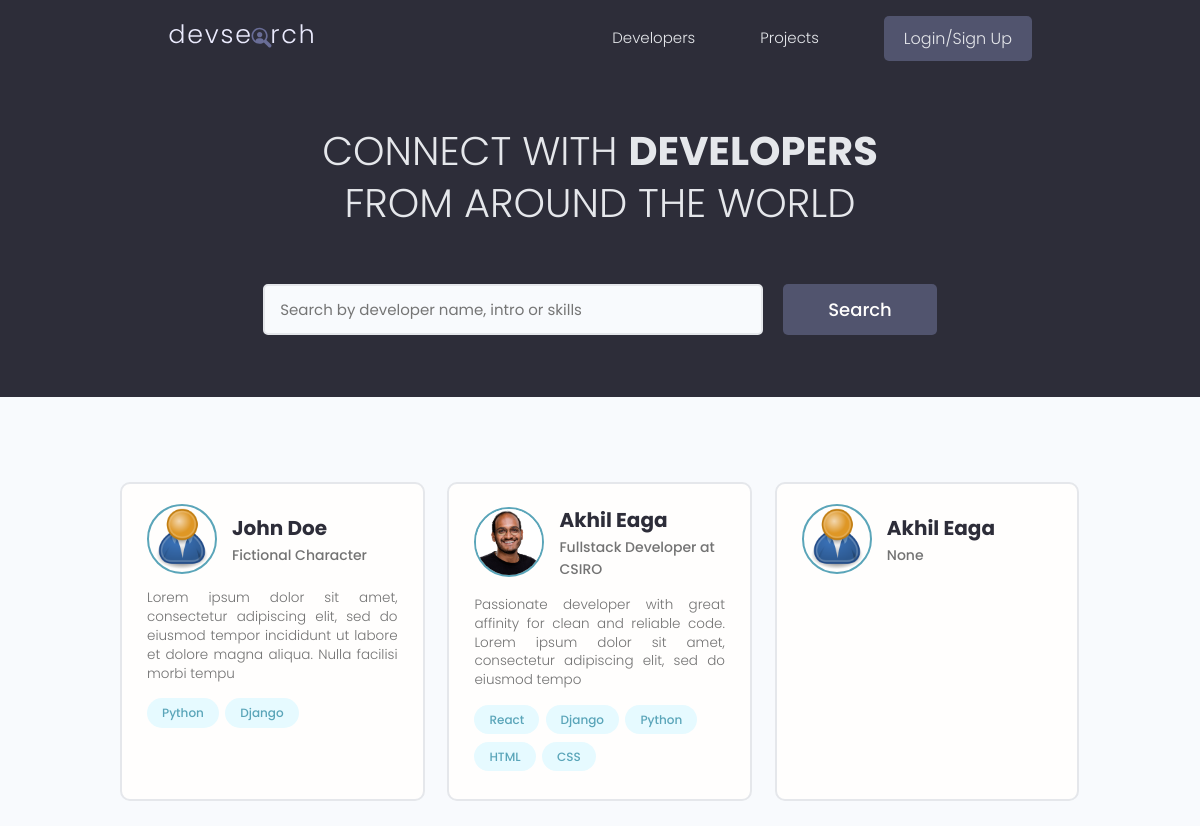
The page / on the database its author committed.
### users/models.py (models this page shows, shortened)
class Profile(models.Model):
    user = models.OneToOneField(User, on_delete=models.CASCADE, null=True, blank=True)
    name = models.CharField(max_length=200, null=True, blank=True)
    email = models.EmailField(max_length=500, null=True, blank=True)
    username = models.CharField(max_length=200, null=True, blank=True)
    location = models.CharField(max_length=200, null=True, blank=True)
    short_intro = models.CharField(max_length=200, null=True, blank=True)
    bio = models.TextField(null=True, blank=True)
    profile_image = models.ImageField(null=True, blank=True, upload_to="profiles/", default="profiles/user-default.png")
    social_github = models.CharField(max_length=500, null=True, blank=True)
    social_stackoverflow = models.CharField(max_length=500, null=True, blank=True)
    social_twitter = models.CharField(max_length=500, null=True, blank=True)
    social_linkedin = models.CharField(max_length=500, null=True, blank=True)
    social_youtube = models.CharField(max_length=500, null=True, blank=True)
    social_website = models.CharField(max_length=500, null=True, blank=True)
    created = models.DateTimeField(auto_now_add=True)
    id = models.UUIDField(default=uuid.uuid4, unique=True, primary_key=True, editable=False)

class Skill(models.Model):
    owner = models.ForeignKey(Profile, on_delete=models.CASCADE, null=True, blank=True)
    name = models.CharField(max_length=200, null=True, blank=True)
    description = models.TextField(null=True, blank=True)
    created = models.DateTimeField(auto_now_add=True)
    id = models.UUIDField(default=uuid.uuid4, unique=True, primary_key=True, editable=False)
    def __str__(self):
        return self.name

### users/views.py (the view)
# urls.py: path('', views.profiles, name="profiles"),
def profiles(request):
    profiles, search_query = searchProfiles(request)
    results_per_page = 3
    custom_range, profiles, paginator = paginateProfiles(request, profiles, results_per_page)
    context = {
        'profiles': profiles,
        'search_query': search_query,
        'custom_range': custom_range,
        'paginator': paginator
    }
    return render(request, 'users/profiles.html', context)

### users/utils.py (called while the page is built)
def paginateProfiles(request, profiles, results_per_page):
    page = request.GET.get('page')
    paginator = Paginator(profiles, results_per_page)
    try:
        profiles = paginator.page(page)
    except PageNotAnInteger:
        page = 1
        profiles = paginator.page(page)
    except EmptyPage:
        page = paginator.num_pages
        profiles = paginator.page(page)
    left_index = int(page) - 4
    left_index = left_index if left_index >= 1 else 1
    right_index = int(page) + 5
    right_index = right_index if right_index <= paginator.num_pages else paginator.num_pages
    custom_range = range(left_index, right_index + 1) # + 1 because upper extreme of the range is not inclusive
    return custom_range, profiles, paginator

def searchProfiles(request):
    search_query = ''
    if request.GET.get('search_query'):
        search_query = request.GET.get('search_query')
    skills = Skill.objects.filter(name__icontains=search_query)
    profiles = Profile.objects.distinct().filter(
        Q(name__icontains=search_query) |
        Q(short_intro__icontains=search_query) |
        Q(skill__in=skills) )
    return profiles, search_query

### users/templates/users/profiles.html (shortened to what this page needs)
{% extends 'main.html' %}
{% block content %}
<main class="home">
    <section class="hero-section text-center">
        <div class="container container--narrow">
            <div class="hero-section__box">
                <h2>CONNECT WITH <span>DEVELOPERS</span></h2>
                <h2>FROM AROUND THE WORLD</h2>
            </div>
            <div class="hero-section__search">
                <form class="form" id="searchForm" action="{% url 'profiles' %}" method="get">
                    <div class="form__field">
                        <input class="input input--text" id="formInput#search" type="text" name="search_query"
                            placeholder="Search by developer name, intro or skills" value="{{search_query}}" />
                    </div>
                    <input class="btn btn--sub btn--lg" type="submit" value="Search" />
                </form>
            </div>
        </div>
    </section>
    <section class="devlist">
        <div class="container">
            <div class="grid grid--three">
                {% for profile in profiles %}
                <div class="column card">
                    <div class="dev">
                        <a href="{% url 'user-profile' profile.id %}" class="card__body">
                            <div class="dev__profile">
                                <img class="avatar avatar--md" src="{{ profile.profile_image.url }}" alt="image" />
                                <div class="dev__meta">
                                    <h3>{{ profile.name }}</h3>
                                    <h5>{{ profile.short_intro | slice:"50" }}</h5>
                                </div>
                            </div>
                            <p class="dev__info">{{ profile.bio | slice:"150" }}</p>
                            <div class="dev__skills">
                                {% for skill in profile.skill_set.all|slice:"5" %}
                                <span class="tag tag--pill tag--main">
                                    <small>{{ skill }}</small>
                                </span>
                                {% endfor %}
                            </div>
                        </a>
                    </div>
                </div>
                {% endfor %}
            </div>
        </div>
    </section>
</main>
{% endblock content %}

### static/styles/app.css (style rules this page uses)
:root { --color-sub: #2d2d39; }
.btn--sub { background-color: var(--color-sub-light); }
.card { border: 2px solid var(--color-light); }
img { width: 100%; }
.hero-section { height: 40vh; display: flex; align-items: center; background-color: var(--color-sub); }
.hero-section__box { margin-bottom: 4rem; }
.hero-section__box > h2, .hero-section__box > h2 > span { font-size: 4rem; color: var(--color-light); line-height: 1.3; text-transform: uppercase; }
.hero-section__box > h2 { font-weight: 300; }
.hero-section__box > h2 > span { font-weight: 700; }
.hero-section__search > .form { display: flex; align-items: center; justify-content: center; gap: 2rem; }
.hero-section__search > .form input.input--text { width: 50rem; }
.devlist { margin-top: 8rem; }
.devlist .grid { align-items: stretch; }
.devlist .dev .dev__profile { display: flex; align-items: center; gap: 1.5rem; }
.devlist .dev .dev__meta h3 { color: var(--color-sub); font-size: 2rem; font-weight: 700; }
.devlist .dev .dev__meta h5 { color: var(--color-text); font-size: 1.4rem; font-weight: 500; }
.devlist .dev .dev__info { margin: 1.5rem 0; font-size: 1.35rem; line-height: 1.4; text-align: justify; }

### static/uikit/styles/modules/_variables.css (style rules this page uses)
:root { --color-main: #5aa5b9; --color-main-light: #e6faff; --color-sub: #3f4156; --color-sub-light: #51546e; --color-sub-lighter: #ededfd; --color-text: #737373; --color-gray: #8b8b8b; --color-light: #e5e7eb; --color-light-gray: #767676; --color-bg: #f8fafd; --color-white: #fffefd; --color-white-light: #f3f3f3; --color-success: #359e64; --color-success-bg: #def8e8; --color-error: #fc4b0b; --color-error-bg: #fff2ee; --font-base: 'Poppins', arial, helvetica, 'Segoe UI', roboto, ubuntu, sans-serif; --font-monospace: 'Fira Code', 'Courier New', courier, monospace; --font-regular: 300; --font-medium: 500; --font-bold: 700; --generic-shadow: 1px 1px 5px #00000010; --generic-transition: all 0.3s ease-in-out; }

### static/uikit/styles/modules/_base.css (style rules this page uses)
* { margin: 0; padding: 0; box-sizing: border-box; text-rendering: optimizeLegibility; color: inherit; font-size: inherit; }
html { font-size: 50%; }
@media only screen and (min-width: 480px) { html { font-size: 56.25%; } }
@media only screen and (min-width: 1200px) { html { font-size: 62.5%; } }
body { line-height: 1.6; font-weight: 400; font-size: 1.5rem; color: var(--color-text); background-color: var(--color-bg); min-height: 100vh; }

### static/uikit/styles/modules/_typography.css (style rules this page uses)
* { font-family: var(--font-base); }
h2 { font-size: 3.6rem; font-weight: var(--font-bold); }
h3 { font-size: 3.2rem; font-weight: var(--font-medium); }
h5 { font-size: 2.4rem; font-weight: var(--font-medium); }
h5, h6 { font-weight: var(--font-regular); }
p, span, strong { font-size: 1.6rem; color: var(--color-text); font-weight: var(--font-regular); }
a { padding-bottom: 2px; text-decoration: none; display: inline-block; color: var(--color-main); font-weight: var(--font-medium); }

### static/uikit/styles/modules/_utilities.css (style rules this page uses)
.container { width: 92%; max-width: 165rem; margin: 0 auto; box-sizing: border-box; }
.container--narrow { width: 92%; max-width: 120rem; }
@media screen and (min-width: 1000px) { .container { width: 90%; } }
@media screen and (min-width: 1000px) { .container--narrow { width: 85%; } }
@media screen and (min-width: 1200px) { .container { width: 80%; } }
@media screen and (min-width: 1200px) { .container--narrow { width: 72%; } }
.text-center { text-align: center; }

### static/uikit/styles/modules/_avatar.css (style rules this page uses)
.avatar { border-radius: 50%; border: 2px solid var(--color-main); object-fit: cover; }
.avatar--md { height: 7rem; width: 7rem; }

### static/uikit/styles/modules/_button.css (style rules this page uses)
.btn { display: inline-block; position: relative; cursor: pointer; background-color: var(--color-light); font-weight: var(--font-medium); color: var(--color-sub); text-decoration: none; padding: 1rem 2rem; border-radius: 0.5rem; border: none; width: -webkit-fit-content; width: -moz-fit-content; width: fit-content; height: -webkit-fit-content; height: -moz-fit-content; height: fit-content; font-size: 1.6rem; outline-width: 0; outline-color: transparent; -webkit-backface-visibility: hidden; backface-visibility: hidden; transition: all 0.3s ease-in-out; }
.btn--sub { background-color: var(--color-sub); color: var(--color-white); }
.btn--lg { font-size: 1.8rem; padding: 1.2rem 4.5rem; }

### static/uikit/styles/modules/_card.css (style rules this page uses)
.card { border-radius: 1rem; background-color: var(--color-white); border: 1.5px solid var(--color-light); width: auto; height: auto; margin-top: 0.5rem; margin-bottom: 0.5rem; overflow: hidden; }
.card__body, .card__header { padding: 2rem 2.5rem; }

### rows shown on the page
Profile: profile_image (placeholder picture), name "John Doe", short_intro "Fictional Character", bio "Lorem ipsum dolor sit amet, consectetur adipiscing elit, sed do eiusmod tempor incididunt ut labore et dolore magna aliqua. Nulla facilisi morbi tempu"
Skill: name "Python"
Skill: name "Django"
Profile: profile_image (picture), name "Akhil Eaga", short_intro "Fullstack Developer at CSIRO", bio "Passionate developer with great affinity for clean and reliable code. Lorem ipsum dolor sit amet, consectetur adipiscing elit, sed do eiusmod tempo"
Skill: name "React"
Skill: name "Django"
Skill: name "Python"
Skill: name "HTML"
Skill: name "CSS"
Profile: profile_image (placeholder picture), name "Akhil Eaga", short_intro "None"
